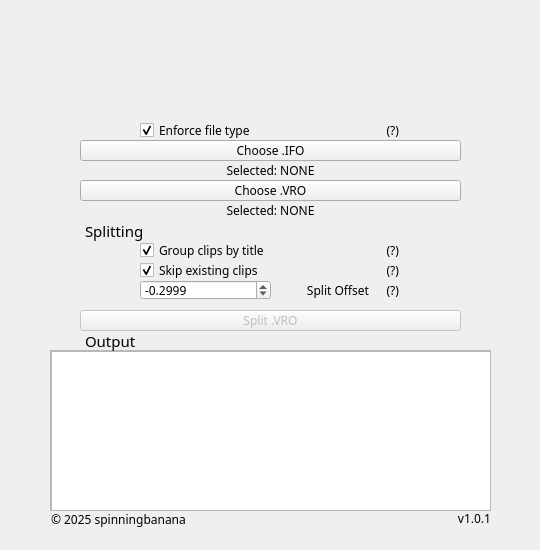
<?xml version="1.0" encoding="UTF-8"?>
<ui version="4.0">
 <class>Splitter</class>
 <widget class="QWidget" name="Splitter">
  <property name="geometry">
   <rect>
    <x>0</x>
    <y>0</y>
    <width>540</width>
    <height>550</height>
   </rect>
  </property>
  <property name="sizePolicy">
   <sizepolicy hsizetype="Fixed" vsizetype="Fixed">
    <horstretch>0</horstretch>
    <verstretch>0</verstretch>
   </sizepolicy>
  </property>
  <property name="minimumSize">
   <size>
    <width>540</width>
    <height>550</height>
   </size>
  </property>
  <property name="maximumSize">
   <size>
    <width>540</width>
    <height>550</height>
   </size>
  </property>
  <property name="font">
   <font>
    <family>MS Gothic</family>
    <pointsize>9</pointsize>
   </font>
  </property>
  <property name="focusPolicy">
   <enum>Qt::FocusPolicy::NoFocus</enum>
  </property>
  <property name="windowTitle">
   <string>Splitter</string>
  </property>
  <property name="windowFilePath">
   <string/>
  </property>
  <widget class="QPushButton" name="button_ifo">
   <property name="geometry">
    <rect>
     <x>80</x>
     <y>140</y>
     <width>381</width>
     <height>21</height>
    </rect>
   </property>
   <property name="font">
    <font>
     <family>MS Gothic</family>
     <pointsize>9</pointsize>
    </font>
   </property>
   <property name="text">
    <string>Choose .IFO</string>
   </property>
   <property name="checkable">
    <bool>false</bool>
   </property>
  </widget>
  <widget class="QPushButton" name="button_vro">
   <property name="geometry">
    <rect>
     <x>80</x>
     <y>180</y>
     <width>381</width>
     <height>21</height>
    </rect>
   </property>
   <property name="font">
    <font>
     <family>MS Gothic</family>
     <pointsize>9</pointsize>
    </font>
   </property>
   <property name="text">
    <string>Choose .VRO</string>
   </property>
   <property name="checkable">
    <bool>false</bool>
   </property>
  </widget>
  <widget class="QLabel" name="label_title">
   <property name="geometry">
    <rect>
     <x>50</x>
     <y>20</y>
     <width>440</width>
     <height>80</height>
    </rect>
   </property>
   <property name="font">
    <font>
     <family>MS UI Gothic</family>
     <pointsize>18</pointsize>
     <bold>false</bold>
    </font>
   </property>
   <property name="text">
    <string/>
   </property>
   <property name="textFormat">
    <enum>Qt::TextFormat::RichText</enum>
   </property>
   <property name="scaledContents">
    <bool>true</bool>
   </property>
   <property name="alignment">
    <set>Qt::AlignmentFlag::AlignCenter</set>
   </property>
  </widget>
  <widget class="QScrollArea" name="output">
   <property name="geometry">
    <rect>
     <x>50</x>
     <y>350</y>
     <width>441</width>
     <height>161</height>
    </rect>
   </property>
   <property name="widgetResizable">
    <bool>true</bool>
   </property>
   <widget class="QWidget" name="output_contents">
    <property name="geometry">
     <rect>
      <x>0</x>
      <y>0</y>
      <width>439</width>
      <height>159</height>
     </rect>
    </property>
    <widget class="QTextEdit" name="output_text">
     <property name="geometry">
      <rect>
       <x>0</x>
       <y>0</y>
       <width>441</width>
       <height>161</height>
      </rect>
     </property>
     <property name="sizePolicy">
      <sizepolicy hsizetype="Ignored" vsizetype="Expanding">
       <horstretch>0</horstretch>
       <verstretch>0</verstretch>
      </sizepolicy>
     </property>
     <property name="font">
      <font>
       <family>MS Gothic</family>
       <pointsize>9</pointsize>
      </font>
     </property>
     <property name="readOnly">
      <bool>true</bool>
     </property>
    </widget>
   </widget>
  </widget>
  <widget class="QPushButton" name="button_split">
   <property name="enabled">
    <bool>false</bool>
   </property>
   <property name="geometry">
    <rect>
     <x>80</x>
     <y>310</y>
     <width>381</width>
     <height>21</height>
    </rect>
   </property>
   <property name="font">
    <font>
     <family>MS Gothic</family>
     <pointsize>9</pointsize>
    </font>
   </property>
   <property name="text">
    <string>Split .VRO</string>
   </property>
   <property name="checkable">
    <bool>false</bool>
   </property>
  </widget>
  <widget class="QLabel" name="label_output">
   <property name="geometry">
    <rect>
     <x>80</x>
     <y>330</y>
     <width>81</width>
     <height>21</height>
    </rect>
   </property>
   <property name="font">
    <font>
     <family>MS Gothic</family>
     <pointsize>11</pointsize>
    </font>
   </property>
   <property name="text">
    <string>Output</string>
   </property>
   <property name="alignment">
    <set>Qt::AlignmentFlag::AlignLeading|Qt::AlignmentFlag::AlignLeft|Qt::AlignmentFlag::AlignVCenter</set>
   </property>
   <property name="indent">
    <number>5</number>
   </property>
  </widget>
  <widget class="QLabel" name="selected_ifo">
   <property name="geometry">
    <rect>
     <x>0</x>
     <y>160</y>
     <width>541</width>
     <height>20</height>
    </rect>
   </property>
   <property name="maximumSize">
    <size>
     <width>16777215</width>
     <height>16777215</height>
    </size>
   </property>
   <property name="font">
    <font>
     <family>MS Gothic</family>
     <pointsize>9</pointsize>
    </font>
   </property>
   <property name="text">
    <string>Selected: NONE</string>
   </property>
   <property name="textFormat">
    <enum>Qt::TextFormat::AutoText</enum>
   </property>
   <property name="scaledContents">
    <bool>false</bool>
   </property>
   <property name="alignment">
    <set>Qt::AlignmentFlag::AlignCenter</set>
   </property>
   <property name="wordWrap">
    <bool>false</bool>
   </property>
   <property name="margin">
    <number>0</number>
   </property>
   <property name="indent">
    <number>10</number>
   </property>
  </widget>
  <widget class="QLabel" name="selected_vro">
   <property name="geometry">
    <rect>
     <x>0</x>
     <y>200</y>
     <width>541</width>
     <height>20</height>
    </rect>
   </property>
   <property name="font">
    <font>
     <family>MS Gothic</family>
     <pointsize>9</pointsize>
    </font>
   </property>
   <property name="text">
    <string>Selected: NONE</string>
   </property>
   <property name="alignment">
    <set>Qt::AlignmentFlag::AlignCenter</set>
   </property>
   <property name="margin">
    <number>0</number>
   </property>
   <property name="indent">
    <number>10</number>
   </property>
  </widget>
  <widget class="QDoubleSpinBox" name="spinbox_offset">
   <property name="geometry">
    <rect>
     <x>140</x>
     <y>280</y>
     <width>131</width>
     <height>20</height>
    </rect>
   </property>
   <property name="font">
    <font>
     <family>MS Gothic</family>
     <pointsize>9</pointsize>
    </font>
   </property>
   <property name="decimals">
    <number>4</number>
   </property>
   <property name="minimum">
    <double>-1.000000000000000</double>
   </property>
   <property name="maximum">
    <double>1.000000000000000</double>
   </property>
   <property name="singleStep">
    <double>0.000100000000000</double>
   </property>
   <property name="value">
    <double>-0.299900000000000</double>
   </property>
  </widget>
  <widget class="QLabel" name="label_offset">
   <property name="geometry">
    <rect>
     <x>270</x>
     <y>280</y>
     <width>101</width>
     <height>21</height>
    </rect>
   </property>
   <property name="font">
    <font>
     <family>MS Gothic</family>
     <pointsize>9</pointsize>
    </font>
   </property>
   <property name="text">
    <string>Split Offset</string>
   </property>
   <property name="alignment">
    <set>Qt::AlignmentFlag::AlignRight|Qt::AlignmentFlag::AlignTrailing|Qt::AlignmentFlag::AlignVCenter</set>
   </property>
   <property name="margin">
    <number>0</number>
   </property>
   <property name="indent">
    <number>2</number>
   </property>
  </widget>
  <widget class="QCheckBox" name="checkbox_grouping">
   <property name="geometry">
    <rect>
     <x>140</x>
     <y>240</y>
     <width>231</width>
     <height>20</height>
    </rect>
   </property>
   <property name="font">
    <font>
     <family>MS Gothic</family>
     <pointsize>9</pointsize>
    </font>
   </property>
   <property name="text">
    <string>Group clips by title</string>
   </property>
   <property name="checked">
    <bool>true</bool>
   </property>
  </widget>
  <widget class="QLabel" name="hint_offset">
   <property name="geometry">
    <rect>
     <x>370</x>
     <y>280</y>
     <width>31</width>
     <height>21</height>
    </rect>
   </property>
   <property name="font">
    <font>
     <family>MS Gothic</family>
     <pointsize>9</pointsize>
    </font>
   </property>
   <property name="toolTip">
    <string>&lt;html&gt;&lt;head/&gt;&lt;body&gt;&lt;p&gt;How many seconds to offset splitting by. &lt;/p&gt;&lt;p&gt;Useful as ffmpeg trimming isn't perfect so there may be a few frames of the next clip at the end of each clip.&lt;/p&gt;&lt;p&gt;(e.g. offset of -0.2937: two clips 12s and 15s --&amp;gt; 11.7063s and 14.7063s)&lt;/p&gt;&lt;p&gt;The default value of -0.2999 seconds is what I found to work well in my testing&lt;/p&gt;&lt;/body&gt;&lt;/html&gt;</string>
   </property>
   <property name="toolTipDuration">
    <number>-1</number>
   </property>
   <property name="text">
    <string>(?)</string>
   </property>
   <property name="alignment">
    <set>Qt::AlignmentFlag::AlignRight|Qt::AlignmentFlag::AlignTrailing|Qt::AlignmentFlag::AlignVCenter</set>
   </property>
   <property name="margin">
    <number>0</number>
   </property>
   <property name="indent">
    <number>2</number>
   </property>
  </widget>
  <widget class="QLabel" name="hint_grouping">
   <property name="geometry">
    <rect>
     <x>370</x>
     <y>240</y>
     <width>31</width>
     <height>21</height>
    </rect>
   </property>
   <property name="font">
    <font>
     <family>MS Gothic</family>
     <pointsize>9</pointsize>
    </font>
   </property>
   <property name="toolTip">
    <string>&lt;html&gt;&lt;head/&gt;&lt;body&gt;&lt;p&gt;Whether or not clips should be grouped into directories based on their titles or not (when possible)&lt;/p&gt;&lt;/body&gt;&lt;/html&gt;</string>
   </property>
   <property name="toolTipDuration">
    <number>-1</number>
   </property>
   <property name="statusTip">
    <string/>
   </property>
   <property name="whatsThis">
    <string/>
   </property>
   <property name="text">
    <string>(?)</string>
   </property>
   <property name="alignment">
    <set>Qt::AlignmentFlag::AlignRight|Qt::AlignmentFlag::AlignTrailing|Qt::AlignmentFlag::AlignVCenter</set>
   </property>
   <property name="margin">
    <number>0</number>
   </property>
   <property name="indent">
    <number>2</number>
   </property>
  </widget>
  <widget class="QLabel" name="label_splitting">
   <property name="geometry">
    <rect>
     <x>80</x>
     <y>220</y>
     <width>101</width>
     <height>21</height>
    </rect>
   </property>
   <property name="font">
    <font>
     <family>MS Gothic</family>
     <pointsize>11</pointsize>
    </font>
   </property>
   <property name="text">
    <string>Splitting</string>
   </property>
   <property name="alignment">
    <set>Qt::AlignmentFlag::AlignLeading|Qt::AlignmentFlag::AlignLeft|Qt::AlignmentFlag::AlignVCenter</set>
   </property>
   <property name="indent">
    <number>5</number>
   </property>
  </widget>
  <widget class="QCheckBox" name="checkbox_skip">
   <property name="geometry">
    <rect>
     <x>140</x>
     <y>260</y>
     <width>231</width>
     <height>20</height>
    </rect>
   </property>
   <property name="font">
    <font>
     <family>MS Gothic</family>
     <pointsize>9</pointsize>
    </font>
   </property>
   <property name="text">
    <string>Skip existing clips</string>
   </property>
   <property name="checked">
    <bool>true</bool>
   </property>
  </widget>
  <widget class="QLabel" name="hint_skip">
   <property name="geometry">
    <rect>
     <x>370</x>
     <y>260</y>
     <width>31</width>
     <height>21</height>
    </rect>
   </property>
   <property name="font">
    <font>
     <family>MS Gothic</family>
     <pointsize>9</pointsize>
    </font>
   </property>
   <property name="toolTip">
    <string>&lt;html&gt;&lt;head/&gt;&lt;body&gt;&lt;p&gt;Whether or not existing clips in the chosen directory should be skipped&lt;/p&gt;&lt;/body&gt;&lt;/html&gt;</string>
   </property>
   <property name="toolTipDuration">
    <number>-1</number>
   </property>
   <property name="statusTip">
    <string/>
   </property>
   <property name="whatsThis">
    <string/>
   </property>
   <property name="text">
    <string>(?)</string>
   </property>
   <property name="alignment">
    <set>Qt::AlignmentFlag::AlignRight|Qt::AlignmentFlag::AlignTrailing|Qt::AlignmentFlag::AlignVCenter</set>
   </property>
   <property name="margin">
    <number>0</number>
   </property>
   <property name="indent">
    <number>2</number>
   </property>
  </widget>
  <widget class="QLabel" name="meta_version">
   <property name="geometry">
    <rect>
     <x>280</x>
     <y>510</y>
     <width>211</width>
     <height>20</height>
    </rect>
   </property>
   <property name="font">
    <font>
     <family>MS Gothic</family>
     <pointsize>9</pointsize>
    </font>
   </property>
   <property name="text">
    <string>v1.0.1</string>
   </property>
   <property name="alignment">
    <set>Qt::AlignmentFlag::AlignRight|Qt::AlignmentFlag::AlignTop|Qt::AlignmentFlag::AlignTrailing</set>
   </property>
   <property name="margin">
    <number>0</number>
   </property>
   <property name="indent">
    <number>0</number>
   </property>
  </widget>
  <widget class="QLabel" name="meta_copyright">
   <property name="geometry">
    <rect>
     <x>50</x>
     <y>510</y>
     <width>211</width>
     <height>20</height>
    </rect>
   </property>
   <property name="font">
    <font>
     <family>MS Gothic</family>
     <pointsize>9</pointsize>
    </font>
   </property>
   <property name="text">
    <string>© 2025 spinningbanana</string>
   </property>
   <property name="alignment">
    <set>Qt::AlignmentFlag::AlignLeading|Qt::AlignmentFlag::AlignLeft|Qt::AlignmentFlag::AlignTop</set>
   </property>
   <property name="margin">
    <number>0</number>
   </property>
   <property name="indent">
    <number>1</number>
   </property>
  </widget>
  <widget class="QLabel" name="hint_file_enforce">
   <property name="geometry">
    <rect>
     <x>370</x>
     <y>120</y>
     <width>31</width>
     <height>21</height>
    </rect>
   </property>
   <property name="font">
    <font>
     <family>MS Gothic</family>
     <pointsize>9</pointsize>
    </font>
   </property>
   <property name="toolTip">
    <string>&lt;html&gt;&lt;head/&gt;&lt;body&gt;&lt;p&gt;Whether or not the &amp;quot;DVD_RTR_VMG0&amp;quot; .IFO file type should be enforced. &lt;/p&gt;&lt;p&gt;NOTICE: If you uncheck this and submit an .IFO file that is not of type &amp;quot;DVD_RTR_VMG0&amp;quot;, things may break!&lt;/p&gt;&lt;/body&gt;&lt;/html&gt;</string>
   </property>
   <property name="toolTipDuration">
    <number>-1</number>
   </property>
   <property name="statusTip">
    <string/>
   </property>
   <property name="whatsThis">
    <string/>
   </property>
   <property name="text">
    <string>(?)</string>
   </property>
   <property name="alignment">
    <set>Qt::AlignmentFlag::AlignRight|Qt::AlignmentFlag::AlignTrailing|Qt::AlignmentFlag::AlignVCenter</set>
   </property>
   <property name="margin">
    <number>0</number>
   </property>
   <property name="indent">
    <number>2</number>
   </property>
  </widget>
  <widget class="QCheckBox" name="checkbox_file_enforce">
   <property name="enabled">
    <bool>true</bool>
   </property>
   <property name="geometry">
    <rect>
     <x>140</x>
     <y>120</y>
     <width>231</width>
     <height>20</height>
    </rect>
   </property>
   <property name="font">
    <font>
     <family>MS Gothic</family>
     <pointsize>9</pointsize>
    </font>
   </property>
   <property name="text">
    <string>Enforce file type</string>
   </property>
   <property name="checkable">
    <bool>true</bool>
   </property>
   <property name="checked">
    <bool>true</bool>
   </property>
  </widget>
 </widget>
 <resources/>
 <connections>
  <connection>
   <sender>button_ifo</sender>
   <signal>clicked()</signal>
   <receiver>Splitter</receiver>
   <slot>choose_ifo()</slot>
   <hints>
    <hint type="sourcelabel">
     <x>216</x>
     <y>234</y>
    </hint>
    <hint type="destinationlabel">
     <x>399</x>
     <y>299</y>
    </hint>
   </hints>
  </connection>
  <connection>
   <sender>button_vro</sender>
   <signal>clicked()</signal>
   <receiver>Splitter</receiver>
   <slot>choose_vro()</slot>
   <hints>
    <hint type="sourcelabel">
     <x>140</x>
     <y>80</y>
    </hint>
    <hint type="destinationlabel">
     <x>239</x>
     <y>174</y>
    </hint>
   </hints>
  </connection>
  <connection>
   <sender>button_split</sender>
   <signal>clicked()</signal>
   <receiver>Splitter</receiver>
   <slot>split_vro()</slot>
   <hints>
    <hint type="sourcelabel">
     <x>240</x>
     <y>150</y>
    </hint>
    <hint type="destinationlabel">
     <x>239</x>
     <y>174</y>
    </hint>
   </hints>
  </connection>
 </connections>
 <slots>
  <slot>choose_ifo()</slot>
  <slot>choose_vro()</slot>
  <slot>split_vro()</slot>
 </slots>
</ui>
